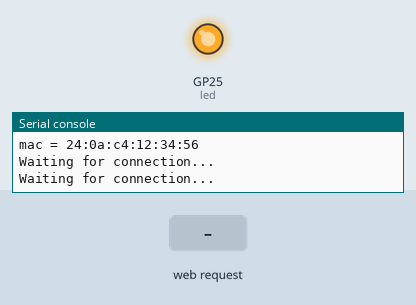
A program run on a simulated Raspberry Pi Pico running MicroPython. On the bench: output pins drawn as LEDs (lit = HIGH), the last lines printed to the serial console. The test bench sets the inputs (shaded band). WiFi joins after 1.5 s; library files of the repository ran but are not shown: secrets.py.

Above: at 2.1 s.
At 4.4 s:
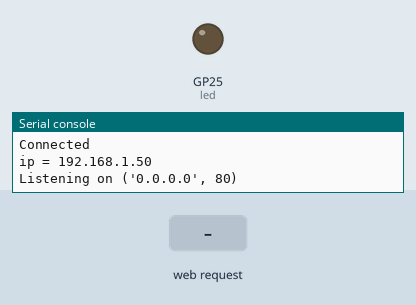
4.5 s: HTTP request GET / received
Timing chart, 0 to 7.5 s (numbered marks = the images above; inputs shaded):
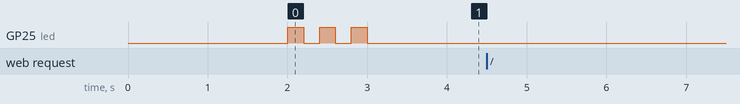

The program:

main.py
```python
import network
import ubinascii
import machine
import urequests as requests
import time
import secrets
import socket


wlan = network.WLAN(network.STA_IF)
wlan.active(True)
# If you need to disable powersaving mode
# wlan.config(pm = 0xa11140)

# See the MAC address in the wireless chip OTP
mac = ubinascii.hexlify(network.WLAN().config('mac'),':').decode()
print('mac = ' + mac)

# Other things to query
# print(wlan.config('channel'))
# print(wlan.config('essid'))
# print(wlan.config('txpower'))

# Load login data from different file for safety reasons
ssid ='secrets'
pw = 'secrets'

wlan.connect(ssid, pw)

# Wait for connection with 10 second timeout
timeout = 10
while timeout > 0:
    if wlan.status() < 0 or wlan.status() >= 3:
        break
    timeout -= 1
    print('Waiting for connection...')
    time.sleep(1)

# Define blinking function for onboard LED to indicate error codes
def blink_onboard_led(num_blinks):
    led = machine.Pin('LED', machine.Pin.OUT)
    for i in range(num_blinks):
        led.on()
        time.sleep(.2)
        led.off()
        time.sleep(.2)

# Handle connection error
# Error meanings
# 0  Link Down
# 1  Link Join
# 2  Link NoIp
# 3  Link Up
# -1 Link Fail
# -2 Link NoNet
# -3 Link BadAuth

wlan_status = wlan.status()
blink_onboard_led(wlan_status)

if wlan_status != 3:
    raise RuntimeError('Wi-Fi connection failed')
else:
    print('Connected')
    status = wlan.ifconfig()
    print('ip = ' + status[0])

# Function to load in html page
def get_html(html_name):
    with open(html_name, 'r') as file:
        html = file.read()

    return html

# HTTP server with socket
addr = socket.getaddrinfo('0.0.0.0', 80)[0][-1]

s = socket.socket()
s.bind(addr)
s.listen(1)

print('Listening on', addr)
led = machine.Pin('LED', machine.Pin.OUT)

# Listen for connections
while True:
    try:
        cl, addr = s.accept()
        print('Client connected from', addr)
        r = cl.recv(1024)
        # print(r)

        r = str(r)
        led_on = r.find('?led=on')
        led_off = r.find('?led=off')
        print('led_on = ', led_on)
        print('led_off = ', led_off)
        if led_on > -1:
            print('LED ON')
            led.value(1)

        if led_off > -1:
            print('LED OFF')
            led.value(0)

        response = get_html('index.html')
        cl.send('HTTP/1.0 200 OK\r\nContent-type: text/html\r\n\r\n')
        cl.send(response)
        cl.close()

    except OSError as e:
        cl.close()
        print('Connection closed')

# Make GET request
#request = requests.get('http://www.google.com')
#print(request.content)
#request.close()
```
